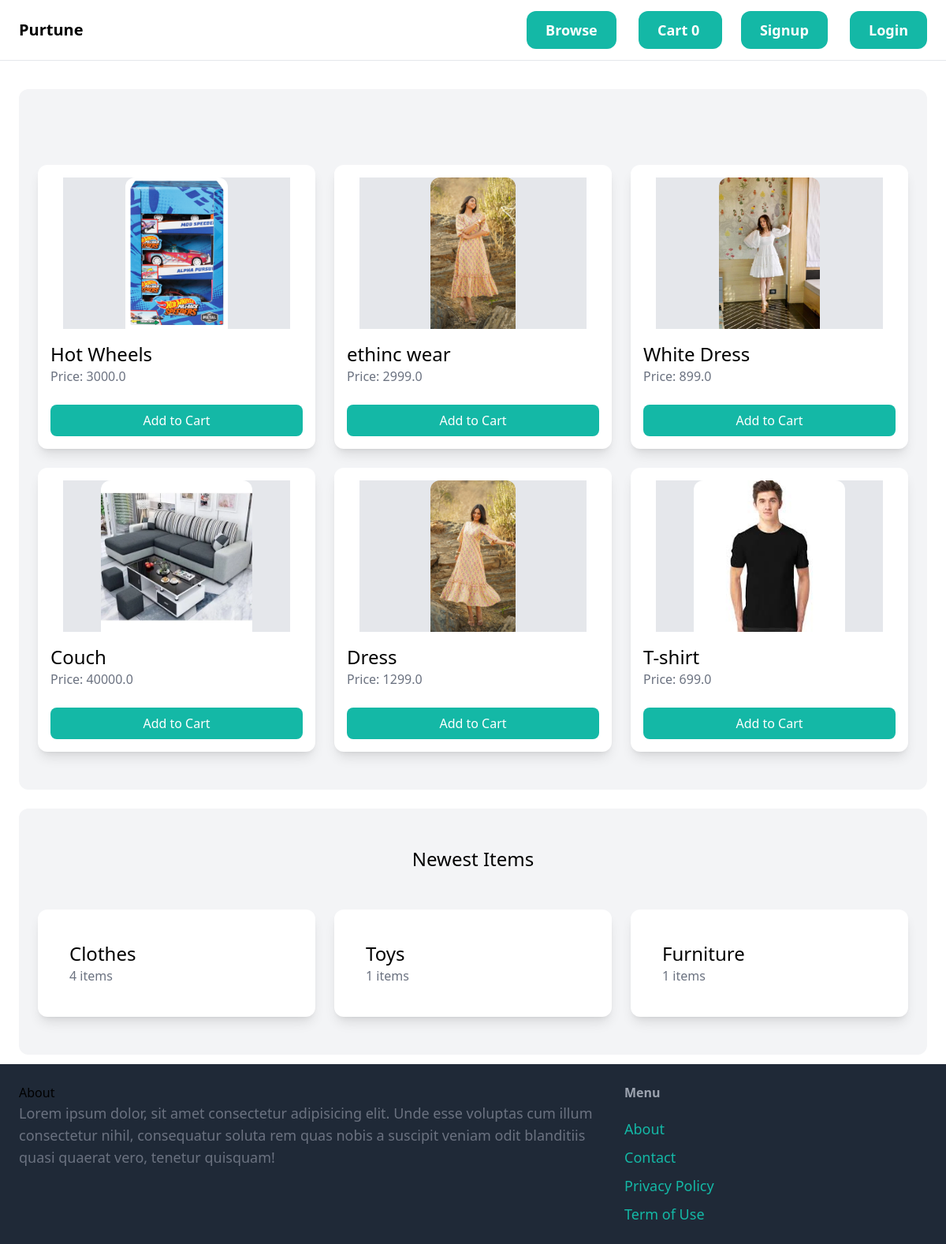
The page / on the database its author committed.
### Item/models.py (models this page shows)
class Item(models.Model):
    category=models.ForeignKey(Category,related_name="items",on_delete=models.CASCADE)
    name=models.CharField(max_length=100)
    description=models.CharField(max_length=500)
    price=models.FloatField()
    image=models.ImageField(upload_to="items_images",blank=True,null=True)
    is_sold=models.BooleanField(default=False)
    created_by=models.ForeignKey(CustomUser,related_name='items',on_delete=models.CASCADE)
    created_at=models.DateTimeField(auto_now_add=True)
    def __str__(self):
        return self.name

class Category(models.Model):
    name=models.CharField(max_length=50)
    def __str__(self):
        return self.name

### core/views.py (the view, shortened to what this page needs)
# urls.py: path('',index.as_view(),name='index'),
class index(View):
    def get(self,request):
        query=request.GET.get('query','')
        category_id=request.GET.get('category',0)
        categories=Category.objects.all()
        items=Item.objects.filter(is_sold=False)
        if category_id:
            print("CHeck")
            items=items.filter(category_id=category_id)
        if query:
            items=items.filter(Q(name__icontains=query)| Q(description__icontains=query))
        print(items)
        categories=Category.objects.all()
        print(categories)
        return render(request,'core/index.html',{'items':items,'categories':categories})

### core/templatetags/cart.py (called while the page is built)
@register.filter(name='sumCart')
def sumCart(l):
    return sum(l)

### templates/core/index.html (shortened to what this page needs)
{% extends 'core/base.html' %}
{% load cart %}
{% block content %}
    <div class="mt-6 px-6 py-12 bg-gray-100 rounded-xl">
        <div class="grid grid-cols-1 sm:grid-cols-2 lg:grid-cols-3 gap-6">
            {% for item in items %}
                <div class="bg-white rounded-xl overflow-hidden shadow-lg p-4">
                    <a href="{% url 'Item:detail' item.id %}">
                        <div class="mx-auto" style="width: 18rem;">
                            <div class="w-full h-48 flex items-center justify-center bg-gray-200">
                                <img src="{{ item.image.url }}" alt="{{ item.name }}" class="max-w-full max-h-full object-contain rounded-t-xl">
                            </div>
                        </div>
                        <div class="mt-4">
                            <h2 class="text-2xl">{{ item.name }}</h2>
                            <p class="text-gray-500">Price: {{ item.price }}</p>
                        </div>
                    </a>
                    {% if request.user != item.created_by %}
                    <div class="mt-4 flex items-center justify-between">
                        {% if item|is_in_cart:request.session.cart %}
                            <form action="/#{{ item.id }}" method="post" class="flex items-center">
                                {% csrf_token %}
                                <input hidden type="number" name="remove" value="{{ item.id }}">
                                <button type="submit" class="px-4 py-2 bg-gray-200 rounded-l-lg">-</button>
                            </form>
                            <div class="text-center">{{ item|quantity_in_cart:request.session.cart }} in cart</div>
                            <form action="/#{{ item.id }}" method="post" class="flex items-center">
                                {% csrf_token %}
                                <input hidden type="text" name="item" value="{{ item.id }}">
                                <button type="submit" class="px-4 py-2 bg-gray-200 rounded-r-lg">+</button>
                            </form>
                        {% else %}
                            <form action="/#{{ item.id }}" method="POST" class="w-full mt-2">
                                <input type="submit" class="w-full py-2 bg-teal-500 text-white rounded-lg" value="Add to Cart">
                            </form>
                        {% endif %}
                    </div>
                    {% endif %}
                </div>
            {% endfor %}
        </div>
    </div>
    <div class="mt-6 px-6 py-12 bg-gray-100 rounded-xl">
        <h2 class="mb-12 text-2xl text-center">Newest Items</h2>
        <div class="grid grid-cols-1 sm:grid-cols-2 lg:grid-cols-3 gap-6">
            {% for category in categories %}
                <div class="bg-white rounded-xl overflow-hidden shadow-lg p-4">
                    <a href="#">
                        <div class="p-6 bg-white">
                            <h2 class="text-2xl">{{ category.name }}</h2>
                            <p class="text-gray-500">{{ category.items.count }} items</p>
                        </div>
                    </a>
                </div>
            {% endfor %}
        </div>
    </div>
{% endblock %}

### rows shown on the page
Item: image (picture), name "Hot Wheels", price "3000.0"
Item: image (picture), name "ethinc wear", price "2999.0"
Item: image (picture), name "White Dress", price "899.0"
Item: image (picture), name "Couch", price "40000.0"
Item: image (picture), name "Dress", price "1299.0"
Item: image (picture), name "T-shirt", price "699.0"
Category: name "Clothes", items.count "4"
Category: name "Toys", items.count "1"
Category: name "Furniture", items.count "1"

### other values the page prints
{{ request.session.cart.values|sumCart }} "0"
